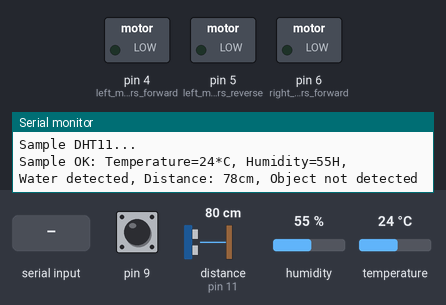
This sketch was run on a simulated Arduino Uno, built with avr-gcc and run on an emulated ATmega328P. Shown: switched loads named in the sketch (green lamp = pin HIGH), the last lines printed to the serial monitor. Wiring (inferred from the names in the program): ultrasonic range finder: trigger pin 10; echo pin 11. The inputs (shaded band) are chosen by the test bench; at power-on: pin 9 HIGH, distance to the obstacle (sensor on pin 11) 80 cm, humidity 55 %, temperature 24 °C. The echo pulse lasts 58.3 µs per cm; pins used as bus, display or sensor lines are not drawn.

Above: at 1.2 s.
1.3 s: "F" received over Serial
At 2.4 s:
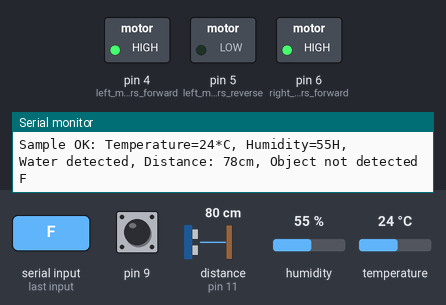
3.0 s: "B" received over Serial
At 3.5 s:
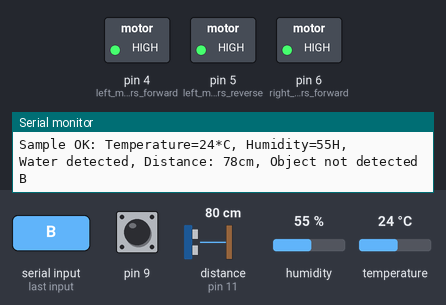
Timing chart, 0 to 6.0 s (numbered marks = the images above; inputs shaded):
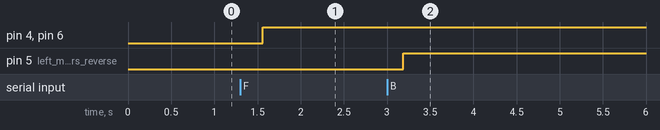

The sketch:

allterrainwithhumidityandultrasonics.ino
```cpp
#include <SimpleDHT.h>

// for DHT11,
//      VCC: 5V or 3V
//      GND: GND
//      DATA: 2
const int trigPin = 10;
const int echoPin = 11;
char t;
long duration;
int distance;
int pinDHT11 = 8;
SimpleDHT11 dht11(pinDHT11);

void setup() {
  Serial.begin(115200);
  pinMode(trigPin, OUTPUT); // Sets the trigPin as an Output
  pinMode(echoPin, INPUT); // Sets the echoPin as an Input
  pinMode(9, INPUT);
  pinMode(4,OUTPUT);   //left motors forward
  pinMode(5,OUTPUT);   //left motors reverse
  pinMode(6,OUTPUT);   //right motors forward
  pinMode(10,OUTPUT);   //right motors reverse
}

void loop() {
  // start working...
  int a;
  a=digitalRead(9);
  Serial.println("=================================");
  Serial.println("Sample DHT11...");

  // read without samples.
  byte temperature = 0;
  byte humidity = 0;
  int err = SimpleDHTErrSuccess;
  if ((err = dht11.read(&temperature, &humidity, NULL)) != SimpleDHTErrSuccess) {
    Serial.print("Read DHT11 failed, err="); Serial.println(err);delay(1000);
    return;
  }

  Serial.print("Sample OK: ");
  Serial.print("Temperature=");
  Serial.print((int)temperature); Serial.print("*C, ");
  Serial.print("Humidity=");
  Serial.print((int)humidity); Serial.println("H, ");
  if(a==0)
  {
    Serial.print("Water not detected, ");
  }
  if(a==1)
  {
    Serial.print("Water detected, ");
  }
  digitalWrite(trigPin, LOW);
delayMicroseconds(2);
digitalWrite(trigPin, HIGH);
delayMicroseconds(10);
digitalWrite(trigPin, LOW);

// Reads the echoPin, returns the sound wave travel time in microseconds
duration = pulseIn(echoPin, HIGH);

// Calculating the distance
distance= duration*0.034/2;

// Prints the distance on the Serial Monitor
 Serial.print("Distance: ");
 Serial.print(distance);
 Serial.print("cm, ");
 if(distance<=20)
 {
  Serial.print("Object detected");
  }
  if(distance>20)
 {
  Serial.print("Object not detected");
  }
 Serial.println();
 if(Serial.available()){
  t = Serial.read();
  Serial.println(t);


if(t == 'F'){            //move forward(all motors rotate in forward direction)
  digitalWrite(4,HIGH);
  digitalWrite(6,HIGH);
}

else if(t == 'B'){      //move reverse (all motors rotate in reverse direction)
  digitalWrite(5,HIGH);
  digitalWrite(7,HIGH);
}

else if(t == 'L'){      //turn right (left side motors rotate in forward direction, right side motors doesn't rotate)
  digitalWrite(6,HIGH);
}

else if(t == 'R'){      //turn left (right side motors rotate in forward direction, left side motors doesn't rotate)
  digitalWrite(4,HIGH);
}

else if(t == 'S'){      //STOP (all motors stop)
  digitalWrite(4,LOW);
  digitalWrite(5,LOW);
  digitalWrite(6,LOW);
  digitalWrite(7,LOW);
}
delay(100);
 }


  // DHT11 sampling rate is 1HZ.
  delay(1500);
}
```

Measured:
- after the input at 1.3 s, pin 4 (left_motors_forward), pin 6 (right_motors_forward): LOW → HIGH after 0.26 s
- after the input at 3.0 s, pin 5 (left_motors_reverse): LOW → HIGH after 0.19 s
